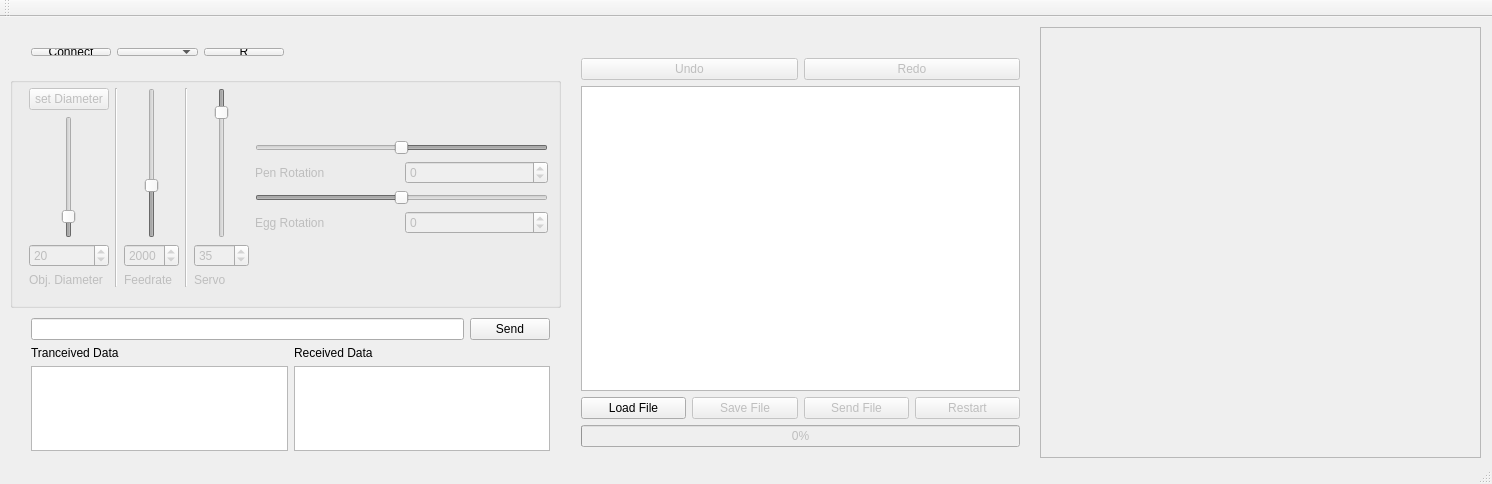
<?xml version="1.0" encoding="UTF-8"?>
<ui version="4.0">
 <class>MainWindow</class>
 <widget class="QMainWindow" name="MainWindow">
  <property name="geometry">
   <rect>
    <x>0</x>
    <y>0</y>
    <width>1492</width>
    <height>484</height>
   </rect>
  </property>
  <property name="windowTitle">
   <string>MainWindow</string>
  </property>
  <widget class="QWidget" name="centralWidget">
   <widget class="QGroupBox" name="controllBox">
    <property name="enabled">
     <bool>false</bool>
    </property>
    <property name="geometry">
     <rect>
      <x>10</x>
      <y>60</y>
      <width>551</width>
      <height>231</height>
     </rect>
    </property>
    <property name="title">
     <string/>
    </property>
    <property name="checkable">
     <bool>false</bool>
    </property>
    <property name="checked">
     <bool>false</bool>
    </property>
    <widget class="QWidget" name="layoutWidget">
     <property name="geometry">
      <rect>
       <x>8</x>
       <y>0</y>
       <width>541</width>
       <height>221</height>
      </rect>
     </property>
     <layout class="QHBoxLayout" name="horizontalLayout_6">
      <item>
       <layout class="QVBoxLayout" name="verticalLayout_15">
        <item>
         <widget class="QPushButton" name="setDiameterButton">
          <property name="text">
           <string>set Diameter</string>
          </property>
         </widget>
        </item>
        <item>
         <layout class="QHBoxLayout" name="horizontalLayout_9">
          <item>
           <spacer name="verticalSpacer">
            <property name="orientation">
             <enum>Qt::Vertical</enum>
            </property>
            <property name="sizeHint" stdset="0">
             <size>
              <width>20</width>
              <height>40</height>
             </size>
            </property>
           </spacer>
          </item>
          <item>
           <widget class="QSlider" name="diameterSlider">
            <property name="layoutDirection">
             <enum>Qt::LeftToRight</enum>
            </property>
            <property name="minimum">
             <number>5</number>
            </property>
            <property name="maximum">
             <number>120</number>
            </property>
            <property name="value">
             <number>20</number>
            </property>
            <property name="orientation">
             <enum>Qt::Vertical</enum>
            </property>
            <property name="invertedAppearance">
             <bool>false</bool>
            </property>
           </widget>
          </item>
          <item>
           <spacer name="verticalSpacer_2">
            <property name="orientation">
             <enum>Qt::Vertical</enum>
            </property>
            <property name="sizeHint" stdset="0">
             <size>
              <width>20</width>
              <height>40</height>
             </size>
            </property>
           </spacer>
          </item>
         </layout>
        </item>
        <item>
         <layout class="QVBoxLayout" name="verticalLayout_7">
          <item>
           <widget class="QSpinBox" name="diameterpinBox">
            <property name="minimum">
             <number>5</number>
            </property>
            <property name="maximum">
             <number>120</number>
            </property>
            <property name="singleStep">
             <number>1</number>
            </property>
            <property name="value">
             <number>20</number>
            </property>
           </widget>
          </item>
          <item>
           <widget class="QLabel" name="label_4">
            <property name="text">
             <string>Obj. Diameter</string>
            </property>
           </widget>
          </item>
         </layout>
        </item>
       </layout>
      </item>
      <item>
       <widget class="Line" name="line_2">
        <property name="orientation">
         <enum>Qt::Vertical</enum>
        </property>
       </widget>
      </item>
      <item>
       <layout class="QVBoxLayout" name="verticalLayout_13">
        <item>
         <layout class="QHBoxLayout" name="horizontalLayout_11">
          <item>
           <spacer name="verticalSpacer_5">
            <property name="orientation">
             <enum>Qt::Vertical</enum>
            </property>
            <property name="sizeHint" stdset="0">
             <size>
              <width>20</width>
              <height>40</height>
             </size>
            </property>
           </spacer>
          </item>
          <item>
           <widget class="QSlider" name="servoFeedrateSlider">
            <property name="layoutDirection">
             <enum>Qt::LeftToRight</enum>
            </property>
            <property name="minimum">
             <number>10</number>
            </property>
            <property name="maximum">
             <number>6000</number>
            </property>
            <property name="value">
             <number>2000</number>
            </property>
            <property name="orientation">
             <enum>Qt::Vertical</enum>
            </property>
            <property name="invertedAppearance">
             <bool>false</bool>
            </property>
           </widget>
          </item>
          <item>
           <spacer name="verticalSpacer_6">
            <property name="orientation">
             <enum>Qt::Vertical</enum>
            </property>
            <property name="sizeHint" stdset="0">
             <size>
              <width>20</width>
              <height>40</height>
             </size>
            </property>
           </spacer>
          </item>
         </layout>
        </item>
        <item>
         <widget class="QSpinBox" name="FeedratespinBox">
          <property name="minimum">
           <number>10</number>
          </property>
          <property name="maximum">
           <number>6000</number>
          </property>
          <property name="value">
           <number>2000</number>
          </property>
         </widget>
        </item>
        <item>
         <widget class="QLabel" name="label_5">
          <property name="text">
           <string>Feedrate</string>
          </property>
         </widget>
        </item>
       </layout>
      </item>
      <item>
       <widget class="Line" name="line">
        <property name="orientation">
         <enum>Qt::Vertical</enum>
        </property>
       </widget>
      </item>
      <item>
       <layout class="QVBoxLayout" name="verticalLayout_3">
        <item>
         <layout class="QHBoxLayout" name="horizontalLayout_12">
          <item>
           <spacer name="verticalSpacer_7">
            <property name="orientation">
             <enum>Qt::Vertical</enum>
            </property>
            <property name="sizeHint" stdset="0">
             <size>
              <width>20</width>
              <height>40</height>
             </size>
            </property>
           </spacer>
          </item>
          <item>
           <widget class="QSlider" name="servoSlider">
            <property name="layoutDirection">
             <enum>Qt::LeftToRight</enum>
            </property>
            <property name="minimum">
             <number>23</number>
            </property>
            <property name="maximum">
             <number>120</number>
            </property>
            <property name="value">
             <number>35</number>
            </property>
            <property name="orientation">
             <enum>Qt::Vertical</enum>
            </property>
            <property name="invertedAppearance">
             <bool>true</bool>
            </property>
           </widget>
          </item>
          <item>
           <spacer name="verticalSpacer_8">
            <property name="orientation">
             <enum>Qt::Vertical</enum>
            </property>
            <property name="sizeHint" stdset="0">
             <size>
              <width>20</width>
              <height>40</height>
             </size>
            </property>
           </spacer>
          </item>
         </layout>
        </item>
        <item>
         <widget class="QSpinBox" name="servospinBox">
          <property name="minimum">
           <number>23</number>
          </property>
          <property name="value">
           <number>35</number>
          </property>
         </widget>
        </item>
        <item>
         <widget class="QLabel" name="label">
          <property name="text">
           <string>Servo</string>
          </property>
         </widget>
        </item>
       </layout>
      </item>
      <item>
       <layout class="QVBoxLayout" name="verticalLayout_6">
        <item>
         <layout class="QVBoxLayout" name="verticalLayout_5">
          <item>
           <layout class="QVBoxLayout" name="verticalLayout_4">
            <item>
             <widget class="QSlider" name="penSlider">
              <property name="minimum">
               <number>-112</number>
              </property>
              <property name="maximum">
               <number>112</number>
              </property>
              <property name="singleStep">
               <number>1</number>
              </property>
              <property name="value">
               <number>0</number>
              </property>
              <property name="sliderPosition">
               <number>0</number>
              </property>
              <property name="orientation">
               <enum>Qt::Horizontal</enum>
              </property>
              <property name="invertedAppearance">
               <bool>true</bool>
              </property>
             </widget>
            </item>
            <item>
             <layout class="QHBoxLayout" name="horizontalLayout_5">
              <item>
               <widget class="QLabel" name="penslider">
                <property name="text">
                 <string>Pen Rotation</string>
                </property>
               </widget>
              </item>
              <item>
               <widget class="QSpinBox" name="penRotationBox">
                <property name="minimum">
                 <number>-112</number>
                </property>
                <property name="maximum">
                 <number>112</number>
                </property>
                <property name="singleStep">
                 <number>1</number>
                </property>
               </widget>
              </item>
             </layout>
            </item>
           </layout>
          </item>
          <item>
           <widget class="QSlider" name="eggSlider">
            <property name="minimum">
             <number>-450</number>
            </property>
            <property name="maximum">
             <number>450</number>
            </property>
            <property name="value">
             <number>0</number>
            </property>
            <property name="sliderPosition">
             <number>0</number>
            </property>
            <property name="orientation">
             <enum>Qt::Horizontal</enum>
            </property>
           </widget>
          </item>
          <item>
           <layout class="QHBoxLayout" name="horizontalLayout_4">
            <item>
             <widget class="QLabel" name="penslider_2">
              <property name="text">
               <string>Egg Rotation</string>
              </property>
             </widget>
            </item>
            <item>
             <widget class="QSpinBox" name="eggRotationBox">
              <property name="minimum">
               <number>-450</number>
              </property>
              <property name="maximum">
               <number>450</number>
              </property>
             </widget>
            </item>
           </layout>
          </item>
         </layout>
        </item>
       </layout>
      </item>
     </layout>
    </widget>
    <zorder>layoutWidget</zorder>
    <zorder>groupBox</zorder>
   </widget>
   <widget class="QWidget" name="layoutWidget">
    <property name="geometry">
     <rect>
      <x>20</x>
      <y>20</y>
      <width>275</width>
      <height>30</height>
     </rect>
    </property>
    <layout class="QHBoxLayout" name="horizontalLayout">
     <item>
      <widget class="QPushButton" name="connectButton">
       <property name="text">
        <string>Connect</string>
       </property>
       <property name="checkable">
        <bool>false</bool>
       </property>
      </widget>
     </item>
     <item>
      <widget class="QComboBox" name="portBox"/>
     </item>
     <item>
      <widget class="QPushButton" name="resetButton">
       <property name="text">
        <string>R</string>
       </property>
      </widget>
     </item>
    </layout>
   </widget>
   <widget class="QWidget" name="layoutWidget">
    <property name="geometry">
     <rect>
      <x>0</x>
      <y>0</y>
      <width>2</width>
      <height>2</height>
     </rect>
    </property>
    <layout class="QVBoxLayout" name="verticalLayout_9"/>
   </widget>
   <widget class="QWidget" name="layoutWidget">
    <property name="geometry">
     <rect>
      <x>0</x>
      <y>0</y>
      <width>2</width>
      <height>2</height>
     </rect>
    </property>
    <layout class="QVBoxLayout" name="verticalLayout_10"/>
   </widget>
   <widget class="QWidget" name="layoutWidget">
    <property name="geometry">
     <rect>
      <x>20</x>
      <y>290</y>
      <width>541</width>
      <height>155</height>
     </rect>
    </property>
    <layout class="QVBoxLayout" name="verticalLayout_11">
     <item>
      <layout class="QHBoxLayout" name="horizontalLayout_3">
       <item>
        <widget class="QLineEdit" name="sendString"/>
       </item>
       <item>
        <widget class="QPushButton" name="sendButton">
         <property name="text">
          <string>Send</string>
         </property>
        </widget>
       </item>
      </layout>
     </item>
     <item>
      <layout class="QHBoxLayout" name="horizontalLayout_2">
       <item>
        <layout class="QVBoxLayout" name="verticalLayout">
         <item>
          <widget class="QLabel" name="label_2">
           <property name="text">
            <string>Tranceived Data</string>
           </property>
          </widget>
         </item>
         <item>
          <widget class="QListWidget" name="txList">
           <property name="autoScroll">
            <bool>false</bool>
           </property>
           <property name="selectionMode">
            <enum>QAbstractItemView::NoSelection</enum>
           </property>
          </widget>
         </item>
        </layout>
       </item>
       <item>
        <layout class="QVBoxLayout" name="verticalLayout_2">
         <item>
          <widget class="QLabel" name="label_3">
           <property name="text">
            <string>Received Data</string>
           </property>
          </widget>
         </item>
         <item>
          <widget class="QListWidget" name="rxList"/>
         </item>
        </layout>
       </item>
      </layout>
     </item>
    </layout>
   </widget>
   <widget class="QWidget" name="layoutWidget">
    <property name="geometry">
     <rect>
      <x>570</x>
      <y>10</y>
      <width>461</width>
      <height>431</height>
     </rect>
    </property>
    <layout class="QVBoxLayout" name="verticalLayout_12">
     <item>
      <layout class="QVBoxLayout" name="verticalLayout_8">
       <item>
        <layout class="QHBoxLayout" name="horizontalLayout_8"/>
       </item>
       <item>
        <widget class="QLabel" name="fileName">
         <property name="text">
          <string/>
         </property>
        </widget>
       </item>
       <item>
        <layout class="QHBoxLayout" name="horizontalLayout_10">
         <item>
          <widget class="QPushButton" name="undoButton">
           <property name="enabled">
            <bool>false</bool>
           </property>
           <property name="text">
            <string>Undo</string>
           </property>
          </widget>
         </item>
         <item>
          <widget class="QPushButton" name="redoButton">
           <property name="enabled">
            <bool>false</bool>
           </property>
           <property name="text">
            <string>Redo</string>
           </property>
          </widget>
         </item>
        </layout>
       </item>
       <item>
        <widget class="QTextEdit" name="fileTextEdit"/>
       </item>
       <item>
        <layout class="QHBoxLayout" name="horizontalLayout_7">
         <item>
          <widget class="QPushButton" name="loadFileButton">
           <property name="text">
            <string>Load File</string>
           </property>
          </widget>
         </item>
         <item>
          <widget class="QPushButton" name="saveFileButton">
           <property name="enabled">
            <bool>false</bool>
           </property>
           <property name="text">
            <string>Save File</string>
           </property>
          </widget>
         </item>
         <item>
          <widget class="QPushButton" name="sendFileButton">
           <property name="enabled">
            <bool>false</bool>
           </property>
           <property name="text">
            <string>Send File</string>
           </property>
          </widget>
         </item>
         <item>
          <widget class="QPushButton" name="restartButton">
           <property name="enabled">
            <bool>false</bool>
           </property>
           <property name="text">
            <string>Restart</string>
           </property>
          </widget>
         </item>
        </layout>
       </item>
      </layout>
     </item>
     <item>
      <widget class="QProgressBar" name="fileSendProgressBar">
       <property name="enabled">
        <bool>false</bool>
       </property>
       <property name="value">
        <number>0</number>
       </property>
      </widget>
     </item>
    </layout>
   </widget>
   <widget class="QGraphicsView" name="graphicsView">
    <property name="enabled">
     <bool>false</bool>
    </property>
    <property name="geometry">
     <rect>
      <x>1040</x>
      <y>10</y>
      <width>441</width>
      <height>431</height>
     </rect>
    </property>
   </widget>
   <widget class="QWidget" name="">
    <property name="geometry">
     <rect>
      <x>0</x>
      <y>0</y>
      <width>2</width>
      <height>2</height>
     </rect>
    </property>
    <layout class="QVBoxLayout" name="verticalLayout_14"/>
   </widget>
   <widget class="QWidget" name="">
    <property name="geometry">
     <rect>
      <x>0</x>
      <y>0</y>
      <width>2</width>
      <height>2</height>
     </rect>
    </property>
    <layout class="QVBoxLayout" name="verticalLayout_16"/>
   </widget>
   <widget class="QWidget" name="">
    <property name="geometry">
     <rect>
      <x>0</x>
      <y>0</y>
      <width>2</width>
      <height>2</height>
     </rect>
    </property>
    <layout class="QVBoxLayout" name="verticalLayout_17"/>
   </widget>
   <widget class="QWidget" name="">
    <property name="geometry">
     <rect>
      <x>0</x>
      <y>0</y>
      <width>2</width>
      <height>2</height>
     </rect>
    </property>
    <layout class="QHBoxLayout" name="horizontalLayout_15"/>
   </widget>
   <zorder>controllBox</zorder>
   <zorder>layoutWidget</zorder>
   <zorder>layoutWidget</zorder>
   <zorder>layoutWidget</zorder>
   <zorder>layoutWidget</zorder>
   <zorder>layoutWidget</zorder>
   <zorder>graphicsView</zorder>
   <zorder>layoutWidget</zorder>
  </widget>
  <widget class="QToolBar" name="mainToolBar">
   <attribute name="toolBarArea">
    <enum>TopToolBarArea</enum>
   </attribute>
   <attribute name="toolBarBreak">
    <bool>false</bool>
   </attribute>
  </widget>
  <widget class="QStatusBar" name="statusBar"/>
 </widget>
 <layoutdefault spacing="6" margin="11"/>
 <resources/>
 <connections>
  <connection>
   <sender>diameterSlider</sender>
   <signal>valueChanged(int)</signal>
   <receiver>diameterpinBox</receiver>
   <slot>setValue(int)</slot>
   <hints>
    <hint type="sourcelabel">
     <x>61</x>
     <y>178</y>
    </hint>
    <hint type="destinationlabel">
     <x>71</x>
     <y>249</y>
    </hint>
   </hints>
  </connection>
  <connection>
   <sender>diameterpinBox</sender>
   <signal>valueChanged(int)</signal>
   <receiver>diameterSlider</receiver>
   <slot>setValue(int)</slot>
   <hints>
    <hint type="sourcelabel">
     <x>91</x>
     <y>245</y>
    </hint>
    <hint type="destinationlabel">
     <x>66</x>
     <y>149</y>
    </hint>
   </hints>
  </connection>
  <connection>
   <sender>servospinBox</sender>
   <signal>valueChanged(int)</signal>
   <receiver>servoSlider</receiver>
   <slot>setValue(int)</slot>
   <hints>
    <hint type="sourcelabel">
     <x>300</x>
     <y>269</y>
    </hint>
    <hint type="destinationlabel">
     <x>272</x>
     <y>237</y>
    </hint>
   </hints>
  </connection>
  <connection>
   <sender>servoSlider</sender>
   <signal>valueChanged(int)</signal>
   <receiver>servospinBox</receiver>
   <slot>setValue(int)</slot>
   <hints>
    <hint type="sourcelabel">
     <x>272</x>
     <y>179</y>
    </hint>
    <hint type="destinationlabel">
     <x>300</x>
     <y>269</y>
    </hint>
   </hints>
  </connection>
  <connection>
   <sender>penRotationBox</sender>
   <signal>valueChanged(int)</signal>
   <receiver>penSlider</receiver>
   <slot>setValue(int)</slot>
   <hints>
    <hint type="sourcelabel">
     <x>553</x>
     <y>146</y>
    </hint>
    <hint type="destinationlabel">
     <x>554</x>
     <y>96</y>
    </hint>
   </hints>
  </connection>
  <connection>
   <sender>penSlider</sender>
   <signal>valueChanged(int)</signal>
   <receiver>penRotationBox</receiver>
   <slot>setValue(int)</slot>
   <hints>
    <hint type="sourcelabel">
     <x>554</x>
     <y>96</y>
    </hint>
    <hint type="destinationlabel">
     <x>498</x>
     <y>143</y>
    </hint>
   </hints>
  </connection>
  <connection>
   <sender>eggRotationBox</sender>
   <signal>valueChanged(int)</signal>
   <receiver>eggSlider</receiver>
   <slot>setValue(int)</slot>
   <hints>
    <hint type="sourcelabel">
     <x>482</x>
     <y>249</y>
    </hint>
    <hint type="destinationlabel">
     <x>500</x>
     <y>193</y>
    </hint>
   </hints>
  </connection>
  <connection>
   <sender>eggSlider</sender>
   <signal>valueChanged(int)</signal>
   <receiver>eggRotationBox</receiver>
   <slot>setValue(int)</slot>
   <hints>
    <hint type="sourcelabel">
     <x>555</x>
     <y>193</y>
    </hint>
    <hint type="destinationlabel">
     <x>499</x>
     <y>245</y>
    </hint>
   </hints>
  </connection>
  <connection>
   <sender>servoFeedrateSlider</sender>
   <signal>valueChanged(int)</signal>
   <receiver>FeedratespinBox</receiver>
   <slot>setValue(int)</slot>
   <hints>
    <hint type="sourcelabel">
     <x>178</x>
     <y>228</y>
    </hint>
    <hint type="destinationlabel">
     <x>206</x>
     <y>269</y>
    </hint>
   </hints>
  </connection>
  <connection>
   <sender>FeedratespinBox</sender>
   <signal>valueChanged(int)</signal>
   <receiver>servoFeedrateSlider</receiver>
   <slot>setValue(int)</slot>
   <hints>
    <hint type="sourcelabel">
     <x>206</x>
     <y>269</y>
    </hint>
    <hint type="destinationlabel">
     <x>178</x>
     <y>184</y>
    </hint>
   </hints>
  </connection>
 </connections>
</ui>
